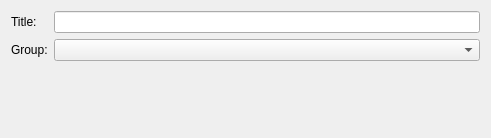
<?xml version="1.0" encoding="UTF-8"?>
<ui version="4.0">
 <class>FrameEditMain</class>
 <widget class="QFrame" name="FrameEditMain">
  <property name="geometry">
   <rect>
    <x>0</x>
    <y>0</y>
    <width>491</width>
    <height>138</height>
   </rect>
  </property>
  <property name="windowTitle">
   <string>Frame</string>
  </property>
  <property name="frameShape">
   <enum>QFrame::NoFrame</enum>
  </property>
  <property name="frameShadow">
   <enum>QFrame::Plain</enum>
  </property>
  <layout class="QFormLayout" name="formLayout">
   <property name="fieldGrowthPolicy">
    <enum>QFormLayout::AllNonFixedFieldsGrow</enum>
   </property>
   <item row="0" column="0">
    <widget class="QLabel" name="label_7">
     <property name="text">
      <string>Title:</string>
     </property>
    </widget>
   </item>
   <item row="0" column="1">
    <widget class="QLineEdit" name="e_title"/>
   </item>
   <item row="1" column="0">
    <widget class="QLabel" name="label_10">
     <property name="text">
      <string>Group:</string>
     </property>
    </widget>
   </item>
   <item row="1" column="1">
    <widget class="QComboBox" name="c_group"/>
   </item>
  </layout>
 </widget>
 <resources/>
 <connections/>
</ui>
